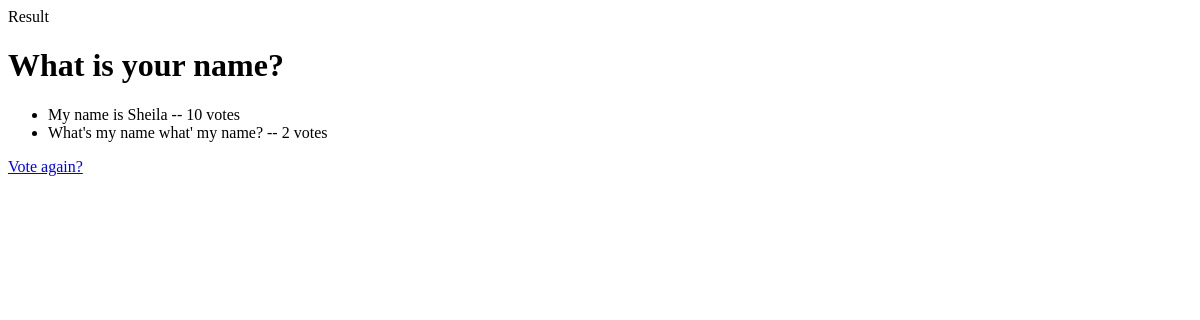
The page /model1/2/results/ on the database as committed earlier.
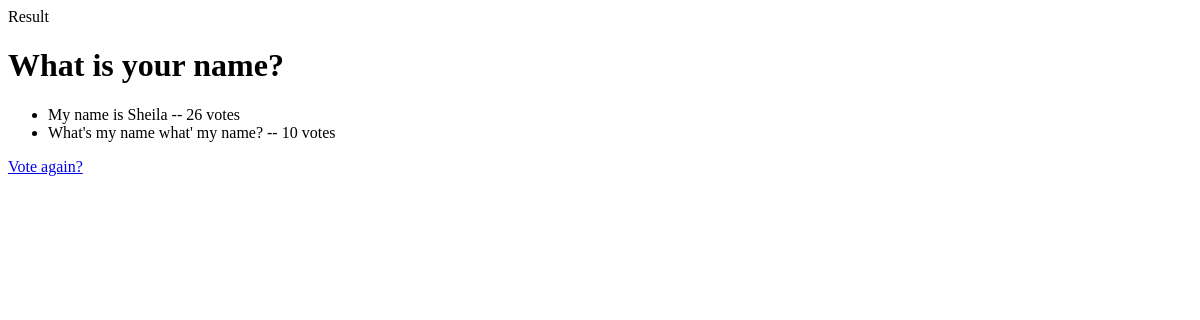
The same page on the database as committed later.
### model1/models.py (models this page shows, shortened)
class Question(models.Model):
    quest_text = models.CharField(max_length=200)
    pub_date = models.DateTimeField('Date published')

class Choice(models.Model):
    question = models.ForeignKey(Question, on_delete=models.CASCADE)
    choice_text = models.CharField(max_length=200)
    votes = models.IntegerField(default=0)

### model1/views.py (the view)
# urls.py: path('<int:pk>/results/', views.ResultsView.as_view(), name='results'),
class ResultsView(generic.DetailView):
    model = Question
    template_name =  'model1/result.html'

### model1/templates/model1/result.html
<p>Result</p>
<h1>{{ question.quest_text }}</h1>
<ul>
    {% for choice in question.choice_set.all %}
        <li>
            {{ choice.choice_text }} -- {{ choice.votes }} vote{{ choice.votes|pluralize }}
        </li>
    {% endfor %}
</ul>
<a href="{% url 'model1:detail' question.id %}">Vote again?</a>

Rows that differ between the two databases and show on the page:
changed Choice "My name is Sheila": votes "10" → "26"
changed Choice "What's my name what' my name?": votes "2" → "10"
